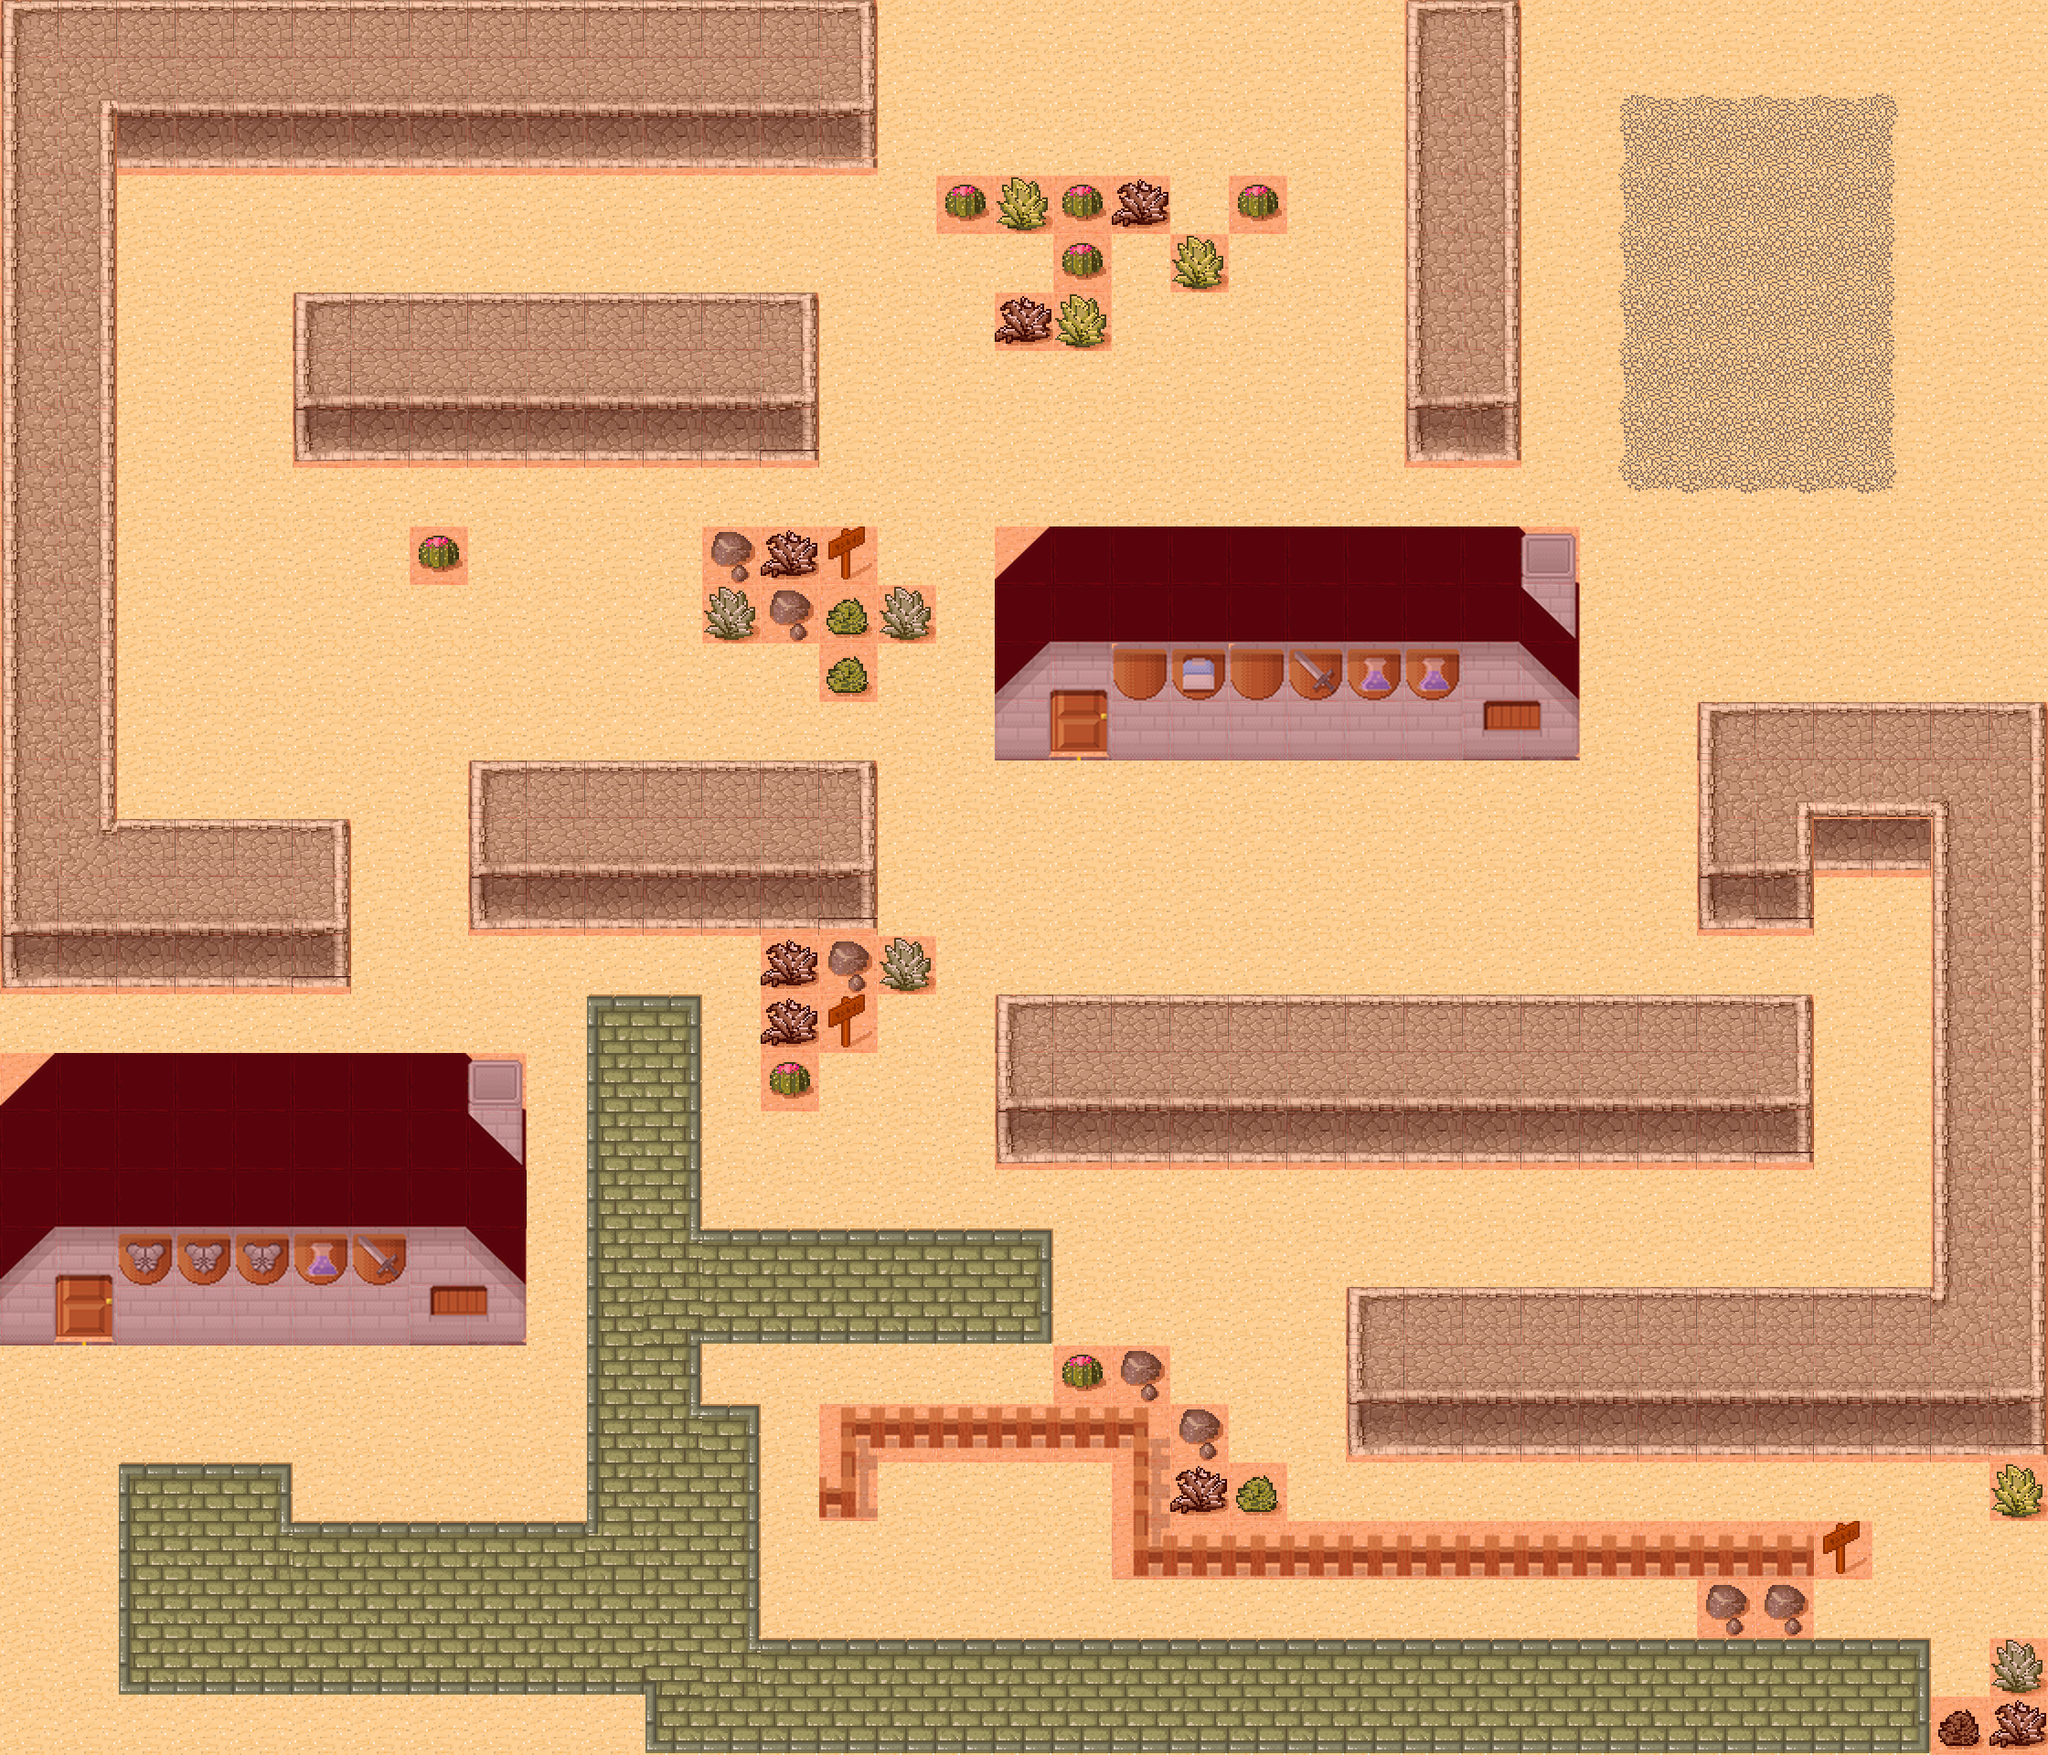

Tiled map render using the project's own tile images. Description and the map definition, with tile-layer contents summarised, below:
An orthogonal 35x30 tile map with 64x64 px tiles, 3 tile layers (Tile Layer 1, Buildings, Meta), 5 tilesets and 4 objects (SpawnPoint1, SpawnPoint2).

<map version="1.0" orientation="orthogonal" width="35" height="30" tilewidth="64" tileheight="64">
 <tileset firstgid="1" name="desert_2x" tilewidth="64" tileheight="64" spacing="2" margin="2">
  <image source="desert_2x.png" width="530" height="398" />
 </tileset>
 <tileset firstgid="49" name="buildings" tilewidth="64" tileheight="64">
  <image source="buildings.png" width="256" height="256" />
 </tileset>
 <tileset firstgid="65" name="big_meta_tiles" tilewidth="64" tileheight="64" spacing="2" margin="2">
  <image source="big_meta_tiles.png" width="134" height="68" />
 </tileset>
 <tileset firstgid="67" name="buildings_misc" tilewidth="64" tileheight="64">
  <image source="buildings_misc.png" width="448" height="260" />
 </tileset>
 <tileset firstgid="95" name="realwalls" tilewidth="64" tileheight="64" spacing="2" margin="2">
  <image source="realwalls.png" width="530" height="398" />
 </tileset>
 <layer name="Tile Layer 1" width="35" height="30">
  <data>[1050 cells, 1050 non-empty, 55 distinct tile ids]</data>
 </layer>
 <objectgroup name="Objects" width="35" height="30">
  <object name="SpawnPoint1" x="189" y="1645" width="113" height="95" />
  <object name="SpawnPoint2" x="1963" y="27" width="238" height="135" />
  <object x="263" y="1719" width="1" />
  <object x="294" y="1727" />
 </objectgroup>
 <layer name="Buildings" width="35" height="30">
  <data>[1050 cells, 148 non-empty, 49 distinct tile ids]</data>
 </layer>
 <layer name="Meta" width="35" height="30">
  <data>[1050 cells, 402 non-empty, 1 distinct tile ids]</data>
 </layer>
</map>
